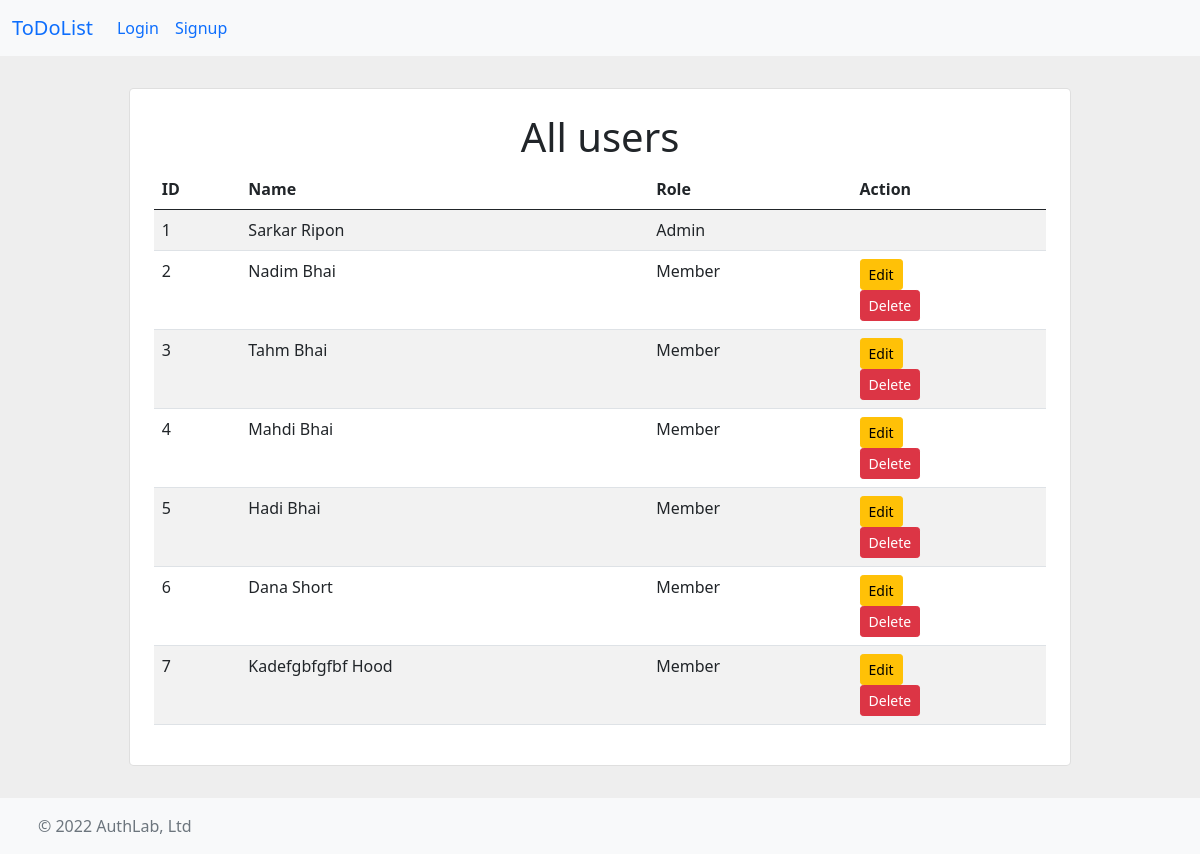
Page /allMember.php on the committed database.
### tables this page shows
CREATE TABLE `todo_users` (
  `id` int(10) NOT NULL,
  `first_name` varchar(20) NOT NULL,
  `last_name` varchar(20) NOT NULL,
  `email` varchar(30) NOT NULL,
  `password` varchar(256) NOT NULL,
  `dob` date NOT NULL,
  `mobile` varchar(11) NOT NULL,
  `address` varchar(100) NOT NULL,
  `member_since` timestamp NOT NULL DEFAULT current_timestamp() ON UPDATE current_timestamp(),
  `role` enum('member','admin') NOT NULL DEFAULT 'member',
  `propic` longtext NOT NULL
);

### allMember.php (the view, shortened to what this page needs)
<?php include  'header.php'; ?>
<?php
require 'connection.php';
$sql = "SELECT * FROM todo_users";
$result = $conn->query($sql);
$rows = $result->fetch_all(MYSQLI_ASSOC);
?>
<section class=" w-auto p-3" style="background-color: #eee;">
    <div class="w-auto p-3">
        <div class="row d-flex justify-content-center align-items-center h-100">
            <div class="col col-lg-9 col-xl-10">
                <div class="card rounded-3">
                    <div class="card-body p-4">
                        <h1 class="text-center">All users</h1>
                        <table class="table table-striped">
                            <thead>
                                <tr>
                                    <th scope="col">ID</th>
                                    <th scope="col">Name</th>
                                    <th scope="col">Role</th>
                                    <th scope="col">Action</th>
                                </tr>
                            </thead>
                            <tbody>
                                <?php $rowcount = 1; ?>
                                <?php foreach ($rows as $row) : ?>
                                    <tr>
                                        <td> <?php echo $rowcount++; ?></td>
                                        <td> <?php echo $row['first_name'] . " " . $row['last_name'] ?> </td>
                                        <td> <?php echo ucfirst($row['role']); ?></td>
                                        <td>
                                            <?php if (isset($row['role']) && $row['role'] == 'member') : ?>
                                            <a type="button" class="btn btn-warning btn-sm"  href="editProfile.php?id=<?php echo $row['id']. "&source=admin"?>">Edit</a>
                                            <?php endif; ?>
                                            <?php if (isset($row['role']) && $row['role'] == 'member') : ?>
                                                <form action="delProByadmin_php.php" method="POST">
                                                    <button class="btn btn-danger btn-sm" onclick="return confirm('Are you sure to delete?')">Delete</button>
                                                </form>
                                            <?php endif; ?>
                                        </td>
                                    </tr>
                                <?php endforeach; ?>
                            </tbody>
                        </table>
                    </div>
                </div>
            </div>
        </div>
    </div>
</section>
<?php include  'footer.php'; ?>

### rows in the picture
todo_users: first_name "Sarkar", last_name "Ripon", role "Admin"
todo_users: first_name "Nadim", last_name "Bhai", role "Member"
todo_users: first_name "Tahm", last_name "Bhai", role "Member"
todo_users: first_name "Mahdi", last_name "Bhai", role "Member"
todo_users: first_name "Hadi", last_name "Bhai", role "Member"
todo_users: first_name "Dana", last_name "Short", role "Member"
todo_users: first_name "Kadefgbfgfbf", last_name "Hood", role "Member"
